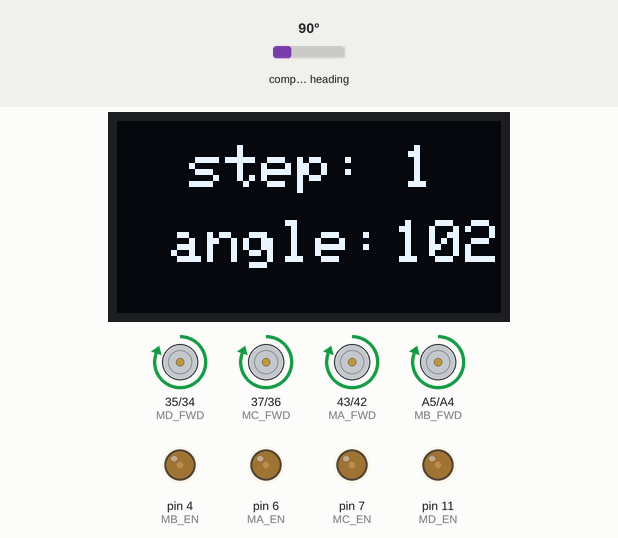
The sketch below on a simulated Arduino Mega 2560, built with avr-gcc and run on an emulated ATmega2560. On the bench: 128×64 one-colour display, motor-driver pin pairs drawn as motors (green arrow = first pin HIGH = forward, orange = second pin HIGH = backward, longer = more drive), output pins drawn as LEDs (lit = HIGH). Inputs (shaded band) come from the test bench; at power-on: compass heading 90°. What the sketch prints to the serial monitor is not drawn.

Above: at 1.7 s.
1.8 s: compass heading set to 7°
At 3.8 s:
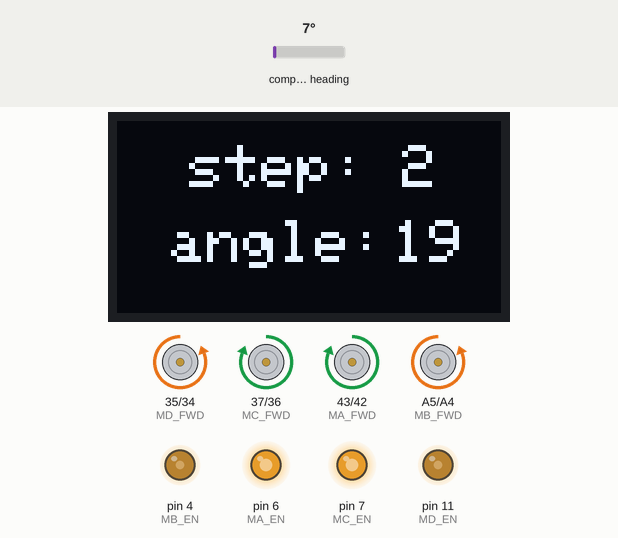
4.8 s: compass heading set to 180°
At 6.0 s:
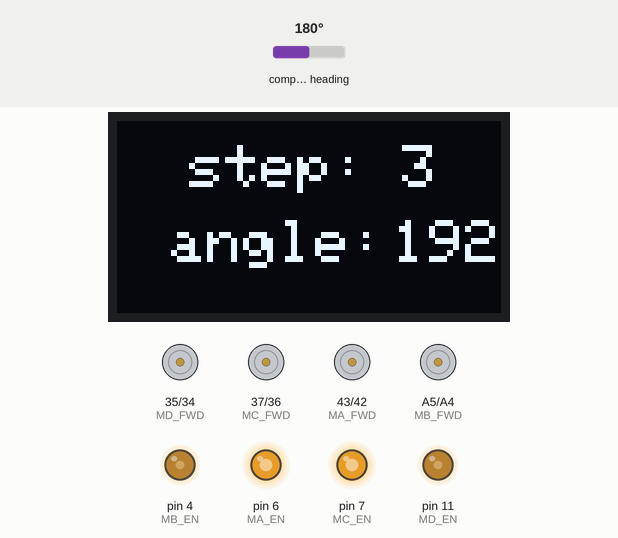
6.3 s: compass heading set to 269°
At 7.2 s:
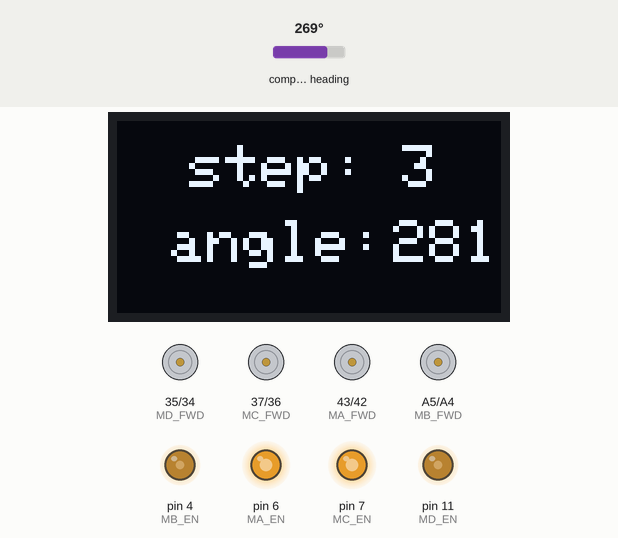
Timing chart, 0 to 9.3 s (numbered marks = the images above; inputs shaded):
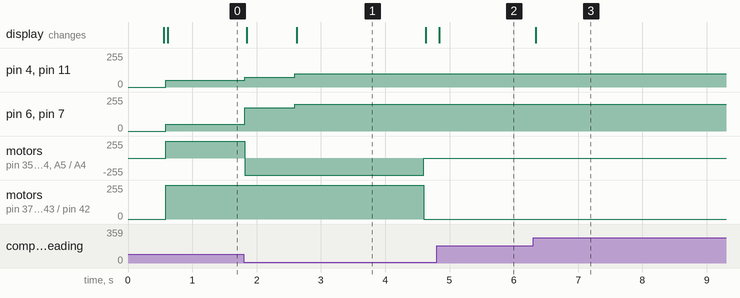

The sketch:

demo04.ino
```cpp
#include "MCtrl.hpp"
#include <Wire.h>
#include <Adafruit_Sensor.h>
#include <Adafruit_HMC5883_U.h>

Adafruit_HMC5883_Unified mag = Adafruit_HMC5883_Unified(12345);


#include <PID_v1.h>
double kp = 1.5, ki = 0, kd = 0; //p比系数i积系数d微系数PID运算器精度设置
double input = 0, output = 0, setpoint = 0;
PID PID1(&input, &output, &setpoint, kp, ki, kd, DIRECT);

int AUTO_temp;//差值中转量


int SETSPEED =  50;//设定的速度


int MA_P;
int MB_P;
int MC_P;
int MD_P;
float curr_angle;//当前读取角度
float set_angle = 290;//设定到达角度
int Init = 1;//用于初始化
int angle_last = 180,step_curr=0,lap_curr=0,angle_curr,first_angle;//a:上一次的角度值
long t;
float outR = 0;//返回的角度

//屏幕部分
#include <Adafruit_SSD1306.h> //屏幕库

#define SCREEN_WIDTH 128 //屏幕像素X
#define SCREEN_HEIGHT 64 //屏幕像素Y

#define SCREEN_ADDRESS 0x3C //屏幕i2c地址
Adafruit_SSD1306 display(SCREEN_WIDTH, SCREEN_HEIGHT, &Wire); //配置屏幕
long S;


void setup() {
  // put your setup code here, to run once:
  pinMode(MA_EN, OUTPUT);
  pinMode(MA_FWD, OUTPUT);
  pinMode(MA_REV, OUTPUT);
  pinMode(MB_EN, OUTPUT);
  pinMode(MB_FWD, OUTPUT);
  pinMode(MB_REV, OUTPUT);
  pinMode(MC_EN, OUTPUT);
  pinMode(MC_FWD, OUTPUT);
  pinMode(MC_REV, OUTPUT);
  pinMode(MD_EN, OUTPUT);
  pinMode(MD_FWD, OUTPUT);
  pinMode(MD_REV, OUTPUT);

  PID1.SetMode(AUTOMATIC);
  PID1.SetSampleTime(1);
  PID1.SetOutputLimits(-150, 150);

  Serial.begin(115200);
  if(!mag.begin())
  {
    while(1);
  }
  delay(500);

  //屏幕显示
  Wire.begin(1); //初始化i2c
  display.begin(SSD1306_SWITCHCAPVCC, SCREEN_ADDRESS); //初始化屏幕
  display.setTextColor(SSD1306_WHITE);
  display.setRotation(2);
  display.clearDisplay();     //清屏
  display.display();          //刷新
}


float read_angele()
{
   sensors_event_t event;
   mag.getEvent(&event);
   float heading = atan2(event.magnetic.y, event.magnetic.x);

  float declinationAngle = 0.22;
  heading += declinationAngle;

  if(heading < 0)
    heading += 2*PI;

  if(heading > 2*PI)
    heading -= 2*PI;

  float headingDegrees = heading * 180/M_PI;
  if((outR - headingDegrees > 0.5) || (outR - headingDegrees < -0.5))
   {
    outR = headingDegrees;
   }
  //Serial.print("Heading (degrees): ");
  //Serial.print(outR);
  //Serial.print(headingDegrees);
  //Serial.print("    ");
  return outR;

  //return headingDegrees;


  //delay(1);

}
//==========前进 后退=======================
void move_frontBack(int set_Speed)
{
    MA_P = MC_P = set_Speed + AUTO_temp;
    MB_P = MD_P = set_Speed + (AUTO_temp*-1);
}
//==========左移 右移=======================
void move_rightLeft(int set_Speed)
{
   //AB为头
   //set_Speed 为正向右 set_Speed 为负向左
   MA_P = set_Speed + AUTO_temp;
   MB_P = (set_Speed * -1) + (AUTO_temp*-1);
   MC_P = (set_Speed * -1) + AUTO_temp;
   MD_P = set_Speed + (AUTO_temp*-1);
}

void loop()
{
  display_oled();
  if(step_curr==0)
  {
    first_angle = read_angele();
    t = millis();
    setpoint = 0;//设定的角度

    step_curr = 1;
  }

  angle_curr = read_angele();//实施读取的角度
  //delay(10);

  if((angle_curr-angle_last)>180)
  {
    lap_curr = lap_curr-1;
  }
  else if((angle_curr-angle_last)<-180)
  {
    lap_curr = lap_curr+1;
  }
  input=angle_curr+(360*lap_curr)-first_angle;

  //Serial.print("--");
  //Serial.println(angle_curr);

  Serial.println(input);

  angle_last = angle_curr;

  if(millis()-t>2000&&step_curr==1)
  {
    setpoint = 90;
    t=millis();
    step_curr=2;
  }
  else if(millis()-t>2000&&step_curr==2)
  {
    setpoint = 180;
    t=millis();
    step_curr=3;
  }
//  else if(millis()-t>2000&&step_curr==3)
//  {
//    setpoint = 180;
//    t=millis();
//    step_curr=3;
//  }


  //Serial.println(t);
  PID1.Compute();
  AUTO_temp = output;
  if(AUTO_temp > 255) AUTO_temp = 255;
  else if(AUTO_temp < -255) AUTO_temp = -255;


  //move_rightLeft(SETSPEED);
  if(step_curr != 3)
    move_frontBack(SETSPEED);
  else
  {
    MA_P = MB_P = MC_P = MD_P = 0;
  }

  MA_SPD(MA_P);
  MB_SPD(MB_P);
  MC_SPD(MC_P);
  MD_SPD(MD_P);

}

void display_oled()
{
   //屏幕部分
  display.clearDisplay();     //清屏
//=========================================
  display.setTextSize(2);     //字体大小
  display.setCursor(24, 8);
  display.print("step:");
//=========================================
  display.setTextSize(2);     //字体大小
  display.setCursor(95, 8);     //坐标
  display.print(step_curr);           //显示当前运行步骤
//=========================================
  display.setTextSize(2);     //字体大小
  display.setCursor(18,33);
  display.print("angle:");
//=========================================
  display.setTextSize(2);     //字体大小
  display.setCursor(92,33);     //坐标
  display.print(angle_curr);           //显示当前角度

  display.display();        //刷新

}
```

MCtrl.hpp
```cpp
#ifndef _MCtrl_HPP_
#define _MCtrl_HPP_

#define MA_EN  6       //   MA___F1__F2___MB
#define MA_FWD 43       //   |              |
#define MA_REV 42       //   L2            R1
#define MB_EN  4        //   |              |
#define MB_FWD A5       //   L1            R2
#define MB_REV A4       //   |              |
#define MC_EN  7        //   MC___B2__B1___MD
#define MC_FWD 37
#define MC_REV 36
#define MD_EN  11
#define MD_FWD 35
#define MD_REV 34
/*
#define MA_EN  11      //   MA___F1__F2___MB
#define MA_FWD 34     //   |              |
#define MA_REV 35     //   L2            R1
#define MB_EN  7     //   |              |
#define MB_FWD 36     //   L1            R2
#define MB_REV 37     //   |              |
#define MC_EN  4     //   MC___B2__B1___MD
#define MC_FWD A4
#define MC_REV A5
#define MD_EN  6
#define MD_FWD 42
#define MD_REV 43
*/


void MA_SPD(int MA_PWM)
{
  if(MA_PWM>0)
  {
    analogWrite (MA_EN , MA_PWM);
    digitalWrite(MA_FWD, HIGH);
    digitalWrite(MA_REV, LOW);
  }
  else if(MA_PWM<0)
  {
    analogWrite (MA_EN , abs(MA_PWM));
    digitalWrite(MA_FWD, LOW);
    digitalWrite(MA_REV, HIGH);
  }
  else
  {
    digitalWrite(MA_FWD, LOW);
    digitalWrite(MA_REV, LOW);
  }
}

void MB_SPD(int MB_PWM)
{
  if(MB_PWM>0)
  {
    analogWrite (MB_EN , MB_PWM);
    digitalWrite(MB_FWD, HIGH);
    digitalWrite(MB_REV, LOW);
  }
  else if(MB_PWM<0)
  {
    analogWrite (MB_EN , abs(MB_PWM));
    digitalWrite(MB_FWD, LOW);
    digitalWrite(MB_REV, HIGH);
  }
  else
  {
    digitalWrite(MB_FWD, LOW);
    digitalWrite(MB_REV, LOW);
  }
}

void MC_SPD(int MC_PWM)
{
  if(MC_PWM>0)
  {
    analogWrite (MC_EN , MC_PWM);
    digitalWrite(MC_FWD, HIGH);
    digitalWrite(MC_REV, LOW);
  }
  else if(MC_PWM<0)
  {
    analogWrite (MC_EN , abs(MC_PWM));
    digitalWrite(MC_FWD, LOW);
    digitalWrite(MC_REV, HIGH);
  }
  else
  {
    digitalWrite(MC_FWD, LOW);
    digitalWrite(MC_REV, LOW);
  }
}
void MD_SPD(int MD_PWM)
{
  if(MD_PWM>0)
  {
    analogWrite (MD_EN , MD_PWM);
    digitalWrite(MD_FWD, HIGH);
    digitalWrite(MD_REV, LOW);
  }
  else if(MD_PWM<0)
  {
    analogWrite (MD_EN , abs(MD_PWM));
    digitalWrite(MD_FWD, LOW);
    digitalWrite(MD_REV, HIGH);
  }
  else
  {
    digitalWrite(MD_FWD, LOW);
    digitalWrite(MD_REV, LOW);
  }
}

#endif
```

Measured:
- after the input at 1.8 s, pin 4 (MB_EN), pin 11 (MD_EN): 50/255 → 74/255 at once, → 100/255 0.78 s later; pin 6 (MA_EN), pin 7 (MC_EN): 50/255 → 174/255 at once, → 200/255 0.78 s later
- after the input at 4.8 s, the display: changes at once (image 2)
- after the input at 6.3 s, the display: changes at once (image 3)
- what the display in image 1 shows lasts 2.0 s, from 2.6 s to 4.6 s
